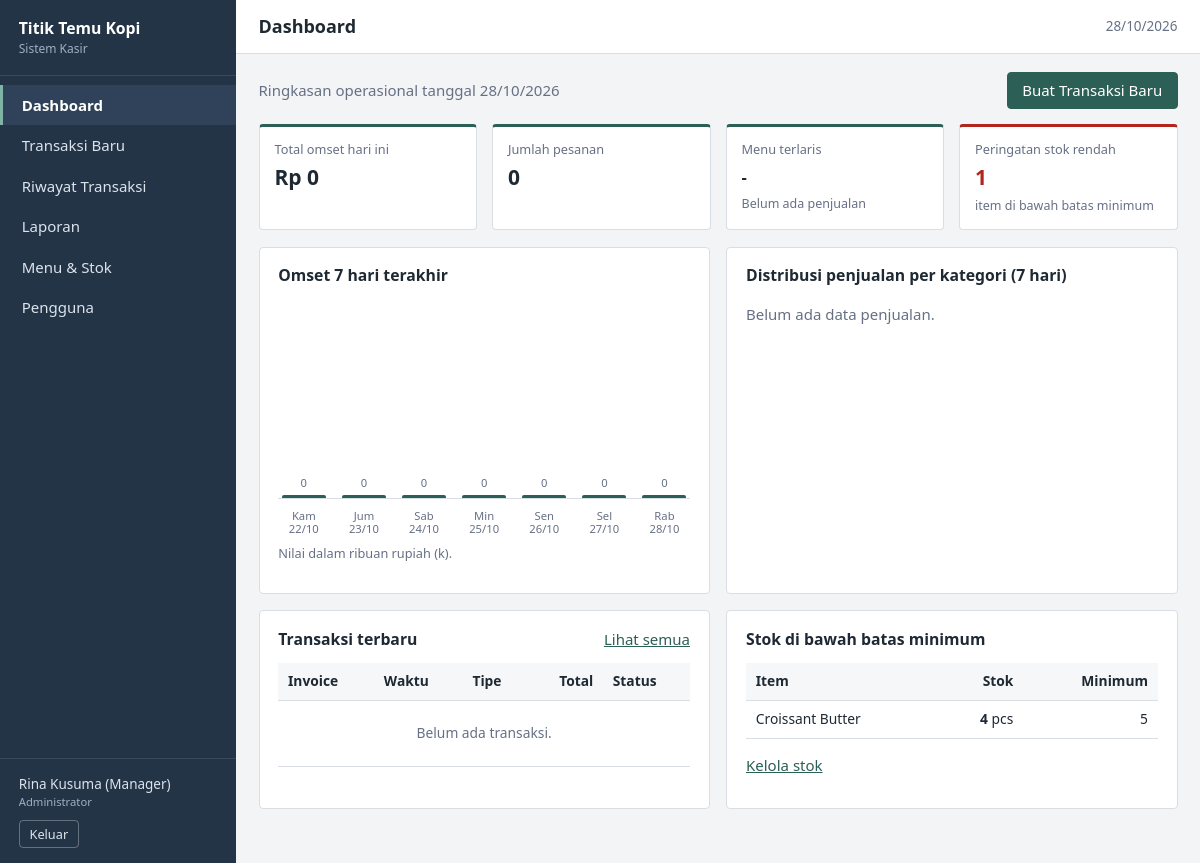
/dashboard.php (signed in), run on the app's committed database.
### tables this page shows
CREATE TABLE products (
  id INT UNSIGNED AUTO_INCREMENT PRIMARY KEY,
  category_id INT UNSIGNED NOT NULL,
  kode_produk VARCHAR(20) NOT NULL UNIQUE,
  nama_produk VARCHAR(100) NOT NULL,
  harga_jual DECIMAL(12,0) NOT NULL DEFAULT 0,
  harga_pokok DECIMAL(12,0) NOT NULL DEFAULT 0,
  stok INT NOT NULL DEFAULT 0,
  stok_minimum INT NOT NULL DEFAULT 5,
  unit VARCHAR(20) NOT NULL DEFAULT 'porsi',
  status TINYINT(1) NOT NULL DEFAULT 1,
  created_at DATETIME NOT NULL,
  CONSTRAINT fk_prod_cat FOREIGN KEY (category_id) REFERENCES categories(id) ON DELETE RESTRICT,
  CONSTRAINT chk_stok CHECK (stok >= 0)
);

### includes/bootstrap.php (called while the page is built, shortened)
<?php
function e($v): string
{
    return htmlspecialchars((string)$v, ENT_QUOTES, 'UTF-8');
}
function rupiah($n): string
{
    return 'Rp ' . number_format((float)$n, 0, ',', '.');
}
function user(): ?array
{
    return $_SESSION['user'] ?? null;
}
function is_admin(): bool
{
    return (user()['role'] ?? '') === 'admin';
}

### dashboard.php (the view, shortened to what this page needs)
<?php
require_once __DIR__ . '/includes/bootstrap.php';
$pdo = db();
$hariIni = date('Y-m-d');
$uid = (int)user()['id'];
$scope = is_admin() ? '' : " AND o.user_id = $uid";
$valid = "o.status <> 'Dibatalkan'";
$st = $pdo->prepare("SELECT COALESCE(SUM(o.grand_total),0) omset, COUNT(*) jml FROM orders o WHERE DATE(o.created_at) = ? AND $valid $scope");
$st->execute([$hariIni]);
$kpi = $st->fetch();
$st = $pdo->prepare("SELECT p.nama_produk, SUM(d.kuantiti) qty
    FROM order_details d JOIN orders o ON o.id = d.order_id JOIN products p ON p.id = d.product_id
    WHERE DATE(o.created_at) = ? AND $valid $scope
    GROUP BY p.id, p.nama_produk ORDER BY qty DESC, p.nama_produk LIMIT 5");
$st->execute([$hariIni]);
$terlaris = $st->fetchAll();
$stokRendah = $pdo->query("SELECT id, nama_produk, stok, stok_minimum, unit FROM products WHERE status = 1 AND stok < stok_minimum ORDER BY stok ASC")->fetchAll();
$awal = date('Y-m-d', strtotime('-6 days'));
$map = [];
$tren = [];
for ($i = 6; $i >= 0; $i--) {
    $d = date('Y-m-d', strtotime("-$i days"));
    $tren[] = ['tgl' => $d, 'total' => (float)($map[$d]['total'] ?? 0), 'jml' => (int)($map[$d]['jml'] ?? 0)];
}
$maks = max(array_column($tren, 'total')) ?: 1;
$st = $pdo->prepare("SELECT c.nama_kategori, SUM(d.subtotal_baris) total
    FROM order_details d JOIN orders o ON o.id = d.order_id JOIN products p ON p.id = d.product_id JOIN categories c ON c.id = p.category_id
    WHERE DATE(o.created_at) BETWEEN ? AND ? AND $valid $scope GROUP BY c.id, c.nama_kategori ORDER BY total DESC");
$st->execute([$awal, $hariIni]);
$kat = $st->fetchAll();
$recent = $pdo->query("SELECT o.id, o.invoice_number, o.created_at, o.tipe_pesanan, o.nomor_meja, o.grand_total, o.status, u.nama_lengkap
    FROM orders o JOIN users u ON u.id = o.user_id WHERE 1=1 $scope ORDER BY o.id DESC LIMIT 8")->fetchAll();
$hariNama = ['Min', 'Sen', 'Sel', 'Rab', 'Kam', 'Jum', 'Sab'];
require __DIR__ . '/includes/header.php';
?>
<div class="toolbar">
  <p class="muted">Ringkasan operasional tanggal <?= date('d/m/Y') ?><?= is_admin() ? '' : ' (transaksi Anda)' ?></p>
  <a href="transaksi.php" class="btn btn-primary">Buat Transaksi Baru</a>
</div>
<div class="kpi-grid">
  <div class="kpi"><span>Total omset hari ini</span><strong><?= rupiah($kpi['omset']) ?></strong></div>
  <div class="kpi"><span>Jumlah pesanan</span><strong><?= (int)$kpi['jml'] ?></strong></div>
  <div class="kpi"><span>Menu terlaris</span>
    <strong class="kpi-text"><?= $terlaris ? e($terlaris[0]['nama_produk']) : '-' ?></strong>
    <small><?= $terlaris ? (int)$terlaris[0]['qty'] . ' porsi terjual' : 'Belum ada penjualan' ?></small></div>
  <div class="kpi <?= $stokRendah ? 'kpi-alert' : '' ?>"><span>Peringatan stok rendah</span><strong><?= count($stokRendah) ?></strong>
    <small><?= $stokRendah ? 'item di bawah batas minimum' : 'Semua stok aman' ?></small></div>
</div>
<div class="grid-2">
  <section class="panel">
    <h2>Omset 7 hari terakhir</h2>
    <div class="bars">
      <?php foreach ($tren as $t): $h = round($t['total'] / $maks * 100); ?>
        <div class="bar-col" title="<?= e(rupiah($t['total'])) ?> - <?= $t['jml'] ?> pesanan">
          <span class="bar-val"><?= $t['total'] > 0 ? number_format($t['total'] / 1000, 0, ',', '.') . 'k' : '0' ?></span>
          <div class="bar" style="height: <?= max($h, 2) ?>%"></div>
          <span class="bar-lbl"><?= $hariNama[(int)date('w', strtotime($t['tgl']))] ?><br><?= date('d/m', strtotime($t['tgl'])) ?></span>
        </div>
      <?php endforeach; ?>
    </div>
    <p class="muted small">Nilai dalam ribuan rupiah (k).</p>
  </section>
  <section class="panel">
    <h2>Distribusi penjualan per kategori (7 hari)</h2>
    <?php if (!$kat): ?><p class="muted">Belum ada data penjualan.</p><?php endif; ?>
  </section>
</div>
<div class="grid-2">
  <section class="panel">
    <div class="panel-head"><h2>Transaksi terbaru</h2><a href="riwayat.php">Lihat semua</a></div>
    <div class="table-wrap">
      <table>
        <thead><tr><th>Invoice</th><th>Waktu</th><th>Tipe</th><th class="num">Total</th><th>Status</th></tr></thead>
        <tbody>
        <?php if (!$recent): ?><tr><td colspan="5" class="empty">Belum ada transaksi.</td></tr><?php endif; ?>
        </tbody>
      </table>
    </div>
  </section>
  <section class="panel">
    <h2>Stok di bawah batas minimum</h2>
    <?php if (!$stokRendah): ?>
      <p class="muted">Tidak ada item dengan stok rendah.</p>
    <?php else: ?>
      <div class="table-wrap"><table>
        <thead><tr><th>Item</th><th class="num">Stok</th><th class="num">Minimum</th></tr></thead>
        <tbody>
        <?php foreach ($stokRendah as $s): ?>
          <tr><td><?= e($s['nama_produk']) ?></td><td class="num"><strong><?= (int)$s['stok'] ?></strong> <?= e($s['unit']) ?></td><td class="num"><?= (int)$s['stok_minimum'] ?></td></tr>
        <?php endforeach; ?>
        </tbody></table></div>
      <?php if (is_admin()): ?><p><a href="produk.php">Kelola stok</a></p><?php endif; ?>
    <?php endif; ?>
  </section>
</div>
<?php require __DIR__ . '/includes/footer.php'; ?>

### assets/css/style.css (style rules this page uses)
:root { --ink: #1f2933; --muted: #667085; --line: #d9dee5; --bg: #f3f4f6; --panel: #ffffff; --side: #243447; --side-hover: #2f4259; --accent: #2c5f55; --accent-dark: #224a42; --ok: #1d7a46; --ok-bg: #e4f3ea; --warn: #946200; --warn-bg: #fdf1d6; --bad: #b3261e; --bad-bg: #fbe5e3; }
* { box-sizing: border-box; }
html { font-size: 15px; }
body { margin: 0; font-family: "Segoe UI", Tahoma, Arial, sans-serif; color: var(--ink); background: var(--bg); line-height: 1.5; }
a { color: var(--accent); }
h1, h2 { margin: 0; font-weight: 600; }
h2 { font-size: 1.05rem; margin-bottom: .75rem; }
.muted { color: var(--muted); }
.small { font-size: .85rem; }
.num { text-align: right; white-space: nowrap; }
.panel { background: var(--panel); border: 1px solid var(--line); border-radius: 4px; padding: 1.1rem 1.25rem; margin-bottom: 1.1rem; }
.panel-head { display: flex; justify-content: space-between; align-items: center; gap: .75rem; margin-bottom: .75rem; flex-wrap: wrap; }
.panel-head h2 { margin: 0; }
.toolbar { display: flex; justify-content: space-between; align-items: center; margin-bottom: 1rem; gap: .75rem; flex-wrap: wrap; }
.toolbar p { margin: 0; }
.grid-2 { display: grid; grid-template-columns: repeat(2, minmax(0, 1fr)); gap: 1.1rem; }
.kpi-grid { display: grid; grid-template-columns: repeat(4, minmax(0, 1fr)); gap: 1rem; margin-bottom: 1.1rem; }
.kpi { background: var(--panel); border: 1px solid var(--line); border-top: 3px solid var(--accent); border-radius: 4px; padding: .9rem 1rem; }
.kpi span { display: block; color: var(--muted); font-size: .85rem; }
.kpi strong { display: block; font-size: 1.4rem; margin-top: .15rem; word-break: break-word; }
.kpi strong.kpi-text { font-size: 1.1rem; line-height: 1.4; padding: .2rem 0; }
.kpi small { color: var(--muted); }
.kpi-alert { border-top-color: var(--bad); }
.kpi-alert strong { color: var(--bad); }
.btn { display: inline-block; border: 1px solid var(--line); background: #fff; color: var(--ink); padding: .5rem .95rem; border-radius: 4px; font: inherit; cursor: pointer; text-decoration: none; line-height: 1.3; }
.btn-primary { background: var(--accent); border-color: var(--accent); color: #fff; }
.table-wrap { overflow-x: auto; }
table { width: 100%; border-collapse: collapse; font-size: .92rem; }
th, td { padding: .55rem .65rem; border-bottom: 1px solid var(--line); text-align: left; vertical-align: top; }
th { background: #f6f7f9; font-weight: 600; white-space: nowrap; }
th.num { text-align: right; }
td.empty { text-align: center; color: var(--muted); padding: 1.5rem; }
.bars { display: flex; align-items: flex-end; gap: .6rem; height: 200px; padding-top: 1.2rem; border-bottom: 1px solid var(--line); }
.bar-col { flex: 1; height: 100%; display: flex; flex-direction: column; justify-content: flex-end; align-items: center; position: relative; }
.bar { width: 100%; max-width: 44px; background: var(--accent); border-radius: 2px 2px 0 0; min-height: 2px; }
.bar-val { font-size: .75rem; color: var(--muted); margin-bottom: .2rem; }
.bar-lbl { position: absolute; bottom: -2.5rem; font-size: .75rem; color: var(--muted); text-align: center; line-height: 1.2; }
.bars + p { margin-top: 3rem; }

### data on the page
products: nama_produk "Croissant Butter", stok "4", unit "pcs", stok_minimum "5"

### other printed values
APP_NAME "Titik Temu Kopi"
$label "Dashboard"
$label "Transaksi Baru"
$label "Riwayat Transaksi"
$label "Laporan"
$label "Menu & Stok"
$label "Pengguna"
$u['nama_lengkap'] "Rina Kusuma (Manager)"
$judul "Dashboard"
rupiah($kpi['omset']) "Rp 0"
$kpi['jml'] "0"
count($stokRendah) "1"
$hariNama[(int)date('w', strtotime($t['tgl']))] "Kam"
date('d/m', strtotime($t['tgl'])) "22/10"
$hariNama[(int)date('w', strtotime($t['tgl']))] "Jum"
